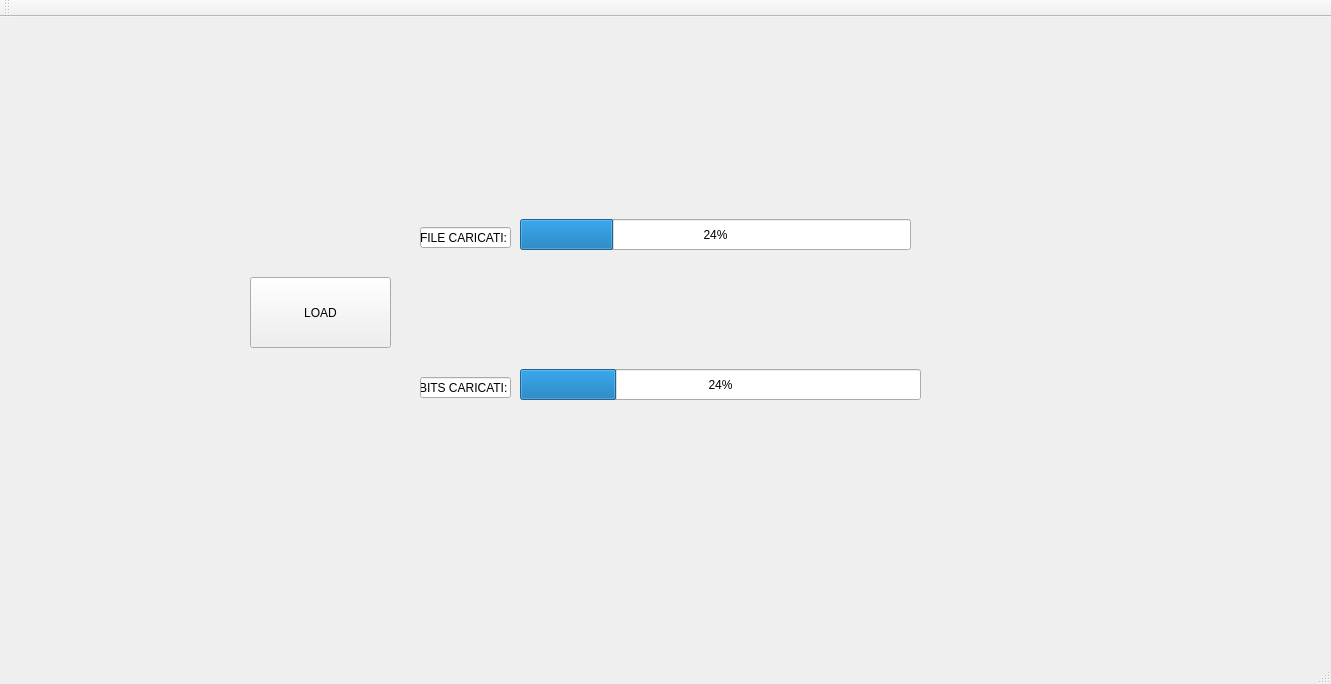
<?xml version="1.0" encoding="UTF-8"?>
<ui version="4.0">
 <class>MainWindow</class>
 <widget class="QMainWindow" name="MainWindow">
  <property name="geometry">
   <rect>
    <x>0</x>
    <y>0</y>
    <width>1331</width>
    <height>684</height>
   </rect>
  </property>
  <property name="windowTitle">
   <string>MainWindow</string>
  </property>
  <widget class="QWidget" name="centralWidget">
   <widget class="QPushButton" name="LOADButton">
    <property name="geometry">
     <rect>
      <x>250</x>
      <y>260</y>
      <width>141</width>
      <height>71</height>
     </rect>
    </property>
    <property name="text">
     <string>LOAD</string>
    </property>
   </widget>
   <widget class="QLineEdit" name="lineEdit">
    <property name="geometry">
     <rect>
      <x>420</x>
      <y>210</y>
      <width>91</width>
      <height>21</height>
     </rect>
    </property>
    <property name="text">
     <string>FILE CARICATI:</string>
    </property>
   </widget>
   <widget class="QLineEdit" name="lineEdit_2">
    <property name="geometry">
     <rect>
      <x>420</x>
      <y>360</y>
      <width>91</width>
      <height>21</height>
     </rect>
    </property>
    <property name="text">
     <string>BITS CARICATI:</string>
    </property>
   </widget>
   <widget class="QProgressBar" name="fileProgressBar">
    <property name="geometry">
     <rect>
      <x>520</x>
      <y>202</y>
      <width>391</width>
      <height>31</height>
     </rect>
    </property>
    <property name="value">
     <number>24</number>
    </property>
   </widget>
   <widget class="QProgressBar" name="BitsProgressBar">
    <property name="geometry">
     <rect>
      <x>520</x>
      <y>352</y>
      <width>401</width>
      <height>31</height>
     </rect>
    </property>
    <property name="value">
     <number>24</number>
    </property>
   </widget>
  </widget>
  <widget class="QMenuBar" name="menuBar">
   <property name="geometry">
    <rect>
     <x>0</x>
     <y>0</y>
     <width>1331</width>
     <height>21</height>
    </rect>
   </property>
  </widget>
  <widget class="QToolBar" name="mainToolBar">
   <attribute name="toolBarArea">
    <enum>TopToolBarArea</enum>
   </attribute>
   <attribute name="toolBarBreak">
    <bool>false</bool>
   </attribute>
  </widget>
  <widget class="QStatusBar" name="statusBar"/>
 </widget>
 <layoutdefault spacing="6" margin="11"/>
 <resources/>
 <connections/>
</ui>
